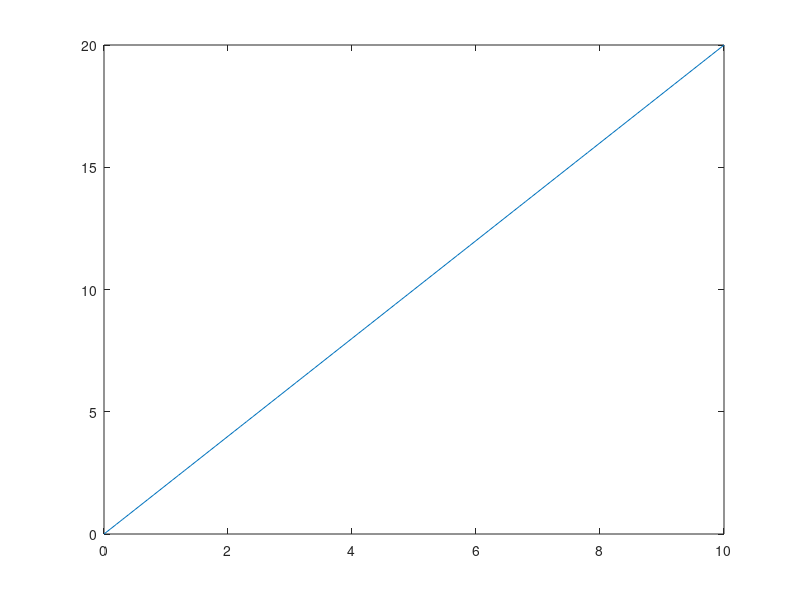

Write MATLAB code to recreate this figure.
k=1;
r=10e3;
c=1e-7;
T=r*c;

num=[0 k];
den=[T 1];
g= tf(num,den);
 
t=0:0.1:10;
u_rump=0:0.2:20;
[y_rump,t_rump]=lsim(g,u_rump,t);
plot(t_rump,y_rump)

